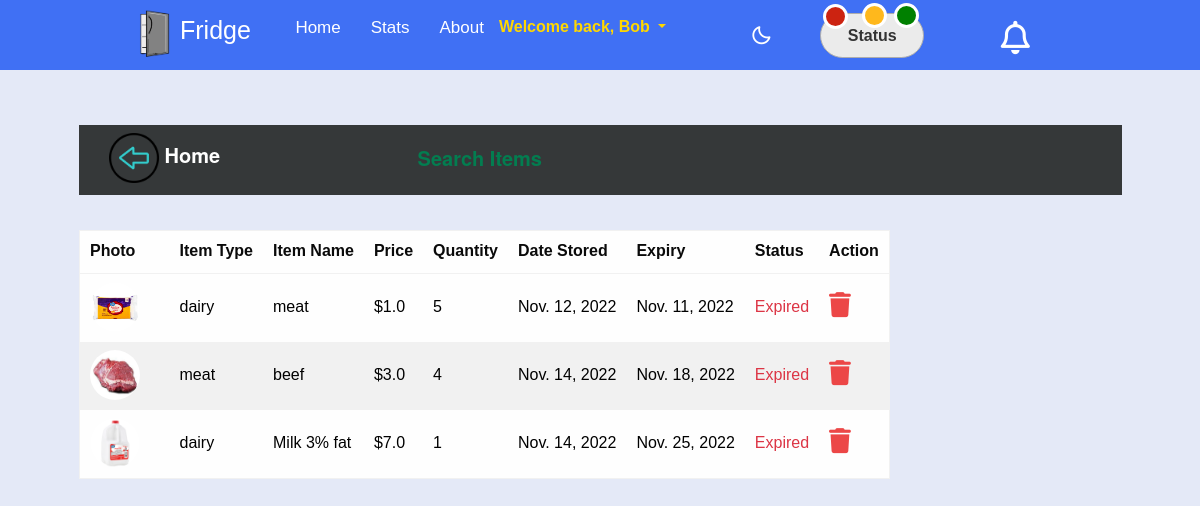
/search/ (signed in), run on an earlier commit of the app's database.
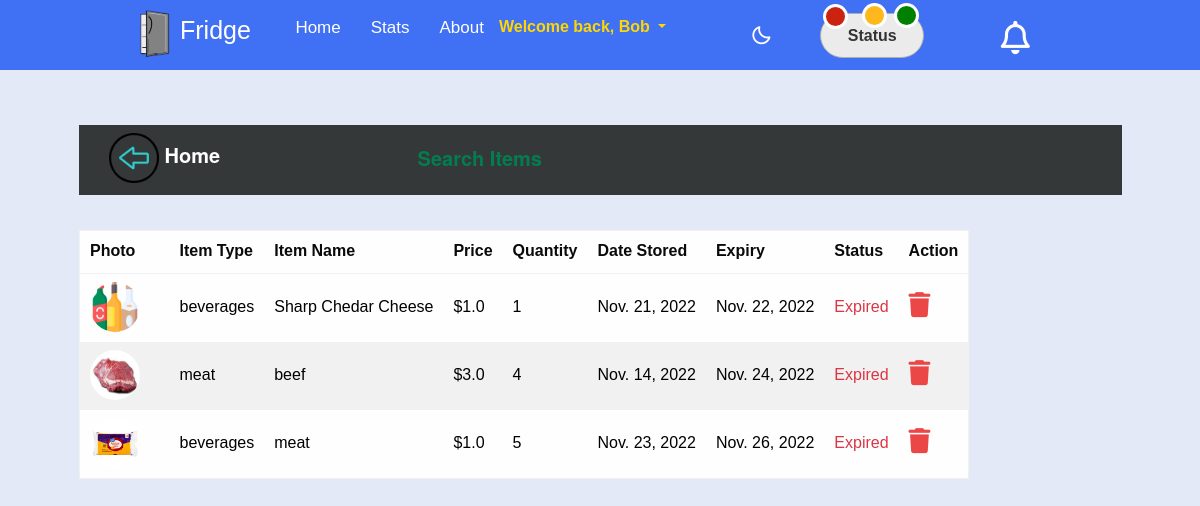
And on a later commit of the database.
### app1/models.py (models this page shows)
class Item(models.Model):
    STATUS_CHOICES1 = (
        ('dairy', 'dairy'),
        ('beverages', 'beverages'),
        ('frozen vegetables', 'frozen vegetables'),
        ('meat', 'meat'),
        ('fruits', 'fruits'),
    )
    STATUS = (
        ('Expired', 'Expired'),
        ('Warning', 'Warning'),
        ('Good', 'Good')
    )
    author = models.ForeignKey(Profile, on_delete=models.CASCADE)
    food_type = models.CharField(max_length=100, choices=STATUS_CHOICES1)
    food_title = models.CharField(max_length=120)
    photos = models.ImageField(upload_to='uploaded_images/')
    price = models.FloatField(default=0)
    quantity = models.PositiveIntegerField(null=False, default=0)
    valid_from = models.DateField(auto_now=False, auto_now_add=False)
    valid_to = models.DateField(auto_now=False, auto_now_add=False)
    timestamp = models.DateTimeField(auto_now_add=True)
    status = models.CharField(default='Good',max_length=100, choices=STATUS)
    delta = models.IntegerField(null=False, default=0)
    daystill = models.IntegerField(null=False, default=0)
    humanize_time = models.IntegerField(null=False, default=0)
    humanize_time1 = models.IntegerField(null=False, default=0)
    class Meta:
        verbose_name_plural = "Items"
    def __str__(self):
        return str(self.food_title)

### app1/views.py (the view, shortened to what this page needs)
# urls.py: path('search/', search, name='search'),
def search(request):
    items = Item.objects.order_by('valid_to')
    print(items)
    if request.method == 'POST':
        form = ItemForm(request.POST, request.FILES)
        if form.is_valid():
            form.save()
            return redirect('item_list')
    else:
        form = ItemForm()
    qs = Item.objects.filter(author=request.user.id).order_by('valid_to')
    query = request.GET.get('q')
    for item in qs:
        three_days_from_today = date.today()+timedelta(days=3)
        today = date.today()
        valid_to = item.valid_to
        if valid_to < today:
            item.status = 'Expired'
        elif valid_to <= three_days_from_today:
            item.status = 'Warning'
        else:
            item.status = 'Good'
    context = {
        "item_obj": qs,
        'form': form,
    }
    return render(request, 'search_results.html', context)

### templates/search_results.html (shortened to what this page needs)
{% extends 'base.html' %}
{% load crispy_forms_tags %}
{% block content %}
{% load static %}
    <div class="topcontainer1">
    </div>
    <div class="container">
            <thead>
                <nav class="navbar navbar-light navsearch">
                    <h5 style="color:white; font-weight:bold; font-size:20px; padding-left:30px; padding-bottom: 30px;" class="page-header"><a href="{% url 'item_list' %}"><img src="{% static 'images/left-arrow.png' %}" alt="left arrow" height="50" width="50"></a> Home</h5><h1 style="color: #037d50;
                    font-size: 20px;
                    font-weight: bolder;
                    padding-right: 580px;
                    padding-bottom: 30px;">Search Items</h1>
                <table id="table">
        <tr>
                <th onclick = "sortTable(0)" scope="col">Photo</th>
                <th onclick = "sortTable(1)" scope="col">Item Type</th>
                <th onclick = "sortTable(2)" scope="col">Item Name</th>
                <th onclick = "sortTable(3)" scope="col">Price</th>
                <th onclick = "sortTable(4)" scope="col">Quantity</th>
                <th scope="col">Date Stored</th>
                <th scope="col">Expiry</th>
                <th scope="col">Status</th>
                <th scope="col">Action</th>
        </tr>
            </thead>
                <tbody class="res">
                {% for item in item_obj %}
                    <div class="row container">
                    <tr>
                    <td style="width:90px"><img src="{{ item.photos.url }}" class="img2" alt="" style="border-radius: 50%; width:50px; height:50px;"></td>
                    <td>{{ item.food_type }}</td>
                    <td>{{ item.food_title }} </td>
                    <td>${{ item.price }}</td>
                    <td>{{ item.quantity }}</td>
                    <td>{{ item.valid_from }}</td>
                    <td>{{ item.valid_to }}</td>
                    {% if item.status == 'Good' %}
                    <td class="text-success">Good</td>
                    {% elif item.status == 'Warning' %}
                    <td class="text-warning">Warning</td>
                    {% else %}
                    <td class="text-danger">Expired</td>
                    {% endif %}
                    <td>
                        <a href="{% url 'item_delete' item.pk %}"><i class="fa-solid fa-trash" style="color:#EC4747;width: 30px; font-size:25px;"></i></a>
                    </td>
                </div>
            </div>
                    {% empty %}
                <tr>
                    <td colspan="12" class="text-center bg-warning">No data...!!!</td>
                </tr>
            {% endfor %}
{% endblock %}

### templates/base.html (shortened to what this page needs)
{% load static %}
<!DOCTYPE html>
<html>
<head>
    <link href="https://cdn.jsdelivr.net/npm/bootstrap@5.2.2/dist/css/bootstrap.min.css" rel="stylesheet"
>
    <link rel='stylesheet' href="{% static 'css/foundation.min.css' %}">
    <link rel="stylesheet" href="{% static 'css/style.css' %}">
</head>
<body class="main-pages">
{% include 'navigation.html' %}
{% block content %}
{% endblock content %}
</body>
</html>

### templates/navigation.html (shortened to what this page needs)
{% load static %}
<link rel="stylesheet" href="{% static '/css/new.css' %}">
<link rel="stylesheet" href="{% static '/css/nav.css' %}">
<link href='https://unpkg.com/boxicons@2.1.1/css/boxicons.min.css' rel='stylesheet'>
<body>
      <a class="btn btn-primary" data-bs-toggle="modal" href="#exampleModalToggle3" role="button">Good Items</a>
    <nav>
        <div class="nav-bar">
            <span class="logo navLogo"><img src="{% static 'images/Fridge_logo.png' %}" alt="Fridge Logo" width="50" height="60"><a href="/">Fridge</a></span>
            <div class="menu">
                {% if user.is_authenticated %}
                <ul class="nav-links">
                    <li><a href="{% url 'item_list' %}">Home</a></li>
                    <li><a href="{% url 'chart' %}">Stats</a></li>
                    <li><a href="{% url 'about' %}">About</a></li>
                    <div class="btn-group">
                        <button type="button" class="btn-btn navbtn dropdown-toggle" style="color: gold; font-weight: bold;" data-bs-toggle="dropdown"
                                aria-expanded="false">Welcome back, {{ user.username|capfirst }}
                        </button>
                    </div>
                </ul>
                <div class="darkLight-searchBox">
                    <div class="dark-light">
                        <i class='bx bx-moon moon'></i>
                    </div>
            </div>
            <button class="center notification icon notification1 icon btn btn-default" data-bs-toggle="modal" data-bs-target="#exampleModalToggle" style="width:15%;"> Status
                <span class="notification-number ">{{counterexpired}}</span>
            </button>
            <a class="center notification1 icon1">
                <span class="notification1-number1">{{counterwarning}}</span>
            </a>
            <a class="center notification2 icon2">
                <span class="notification2-number2">{{countergood}}</span>
            </a>
                </div>
                    {% if totalcount > 9 %}
                    <div class = "notificationbtn" data-bs-toggle="modal" data-bs-target="#exampleModalnotify" data-count={{totalcount}}>
                    <div class = "number">9<span style="padding-top: 6px;">&#43;</span></div>
                      <i class="fa-regular fa-bell"></i>
                    <div class = "box">
                    <div class = "display">
                    <div class = "nothing">
                    <i class="fas fa-child stick"></i>
                    <div class = "cent">Looks Like your all caught up!</div>
                    </div>
                    {% else %}
                    <div class = "notificationbtn" data-bs-toggle="modal" data-bs-target="#exampleModalnotify" data-count={{totalcount}}>
                        <i class="fa-regular fa-bell"></i>
                      {% endif %}
        </div>
        {% else %}
    <a href="{% url 'login' %}" class="btn btn-success" style="margin-right: 12px;">Login</a>
    <a href="{% url 'signup' %}" class="btn btn-warning ">Sign-up</a>
    {% endif %}
    </nav>
</body>

### static/css/style.css (style rules this page uses)
body { background-image: url('../images/Kitchen6.jpg'); background-position: center; background-size: cover; background-color: white; background-repeat: no-repeat; }
.res { height: 40px; color: black; }
.icon { padding: 10px; min-width: 40px; }
.btn-group { padding-right: 90px; }
.btn-group { height: 70px; }
h5 { color: #006400; }

### static/css/new.css (style rules this page uses)
#table { display: block; height: 300px; width: 100%; overflow-y: auto; overflow-x: hidden; }

### static/css/nav.css (style rules this page uses)
* { margin: 0; padding: 0; box-sizing: border-box; font-family: 'Poppins', sans-serif; transition: all 0.4s ease; ; }
:root { --body-color: #E4E9F7; --nav-color: #4070F4; --side-nav: #010718; --text-color: #FFF; --search-bar: #F2F2F2; --search-text: #010718; }
body { height: 100vh; background-color: var(--body-color); background-image: url('../images/Kitchen6.jpg'); }
nav { position: fixed; top: 0; left: 0; height: 70px; width: 100%; background-color: var(--nav-color); z-index: 100; }
nav .nav-bar { position: relative; height: 100%; max-width: 1000px; width: 100%; background-color: var(--nav-color); margin: 0 auto; padding: 0 30px; display: flex; align-items: center; justify-content: space-between; }
nav .nav-bar .logo a { font-size: 25px; font-weight: 500; color: var(--text-color); text-decoration: none; }
.nav-bar .nav-links { display: flex; align-items: center; }
.nav-bar .nav-links li { margin: 0 5px; list-style: none; }
.nav-links li a { position: relative; font-size: 17px; font-weight: 400; color: var(--text-color); text-decoration: none; padding: 10px; }
.nav-links li a::before { content: ''; position: absolute; left: 50%; bottom: 0; transform: translateX(-50%); height: 6px; width: 6px; border-radius: 50%; background-color: var(--text-color); opacity: 0; transition: all 0.3s ease; }
.nav-bar .darkLight-searchBox { display: flex; align-items: center; }
.darkLight-searchBox .dark-light, .darkLight-searchBox .searchToggle { height: 40px; width: 40px; display: flex; align-items: center; justify-content: center; margin: 0 5px; padding-right: 185px; }
.dark-light i, .searchToggle i { position: absolute; color: var(--text-color); font-size: 22px; cursor: pointer; transition: all 0.3s ease; }
.container { padding-bottom: 23px; height: 20px; padding-left: 49px; padding-right: 48px; margin-bottom: -20px; }
.topcontainer1 { padding-top: 70px; padding-left: 108px; padding-right: 105px; }
.navsearch { background-color: #353839; margin-bottom: 80px; }
* { padding: 0; margin: 0; font-family: 'IBM Plex Sans', sans-serif; }
.btn { width: 180px; position: relative; height: 50px; margin-bottom: 5px; font-size: 17px; display: inline-block; font-weight: bold; }
* { box-sizing: border-box; }
.notification.icon { position: absolute; text-align: center; font-size: 1em; color: #FFF; color: #333; background-color: #ebebeb; border: 1px solid #adadad; border-radius: 45px; height: 20px; width: 90px; padding-bottom: 33px; margin-left: 560px; margin-top: 21px; }
.notification1.icon1 { position: absolute; text-align: center; font-size: 1em; color: #333; border-radius: 45px; height: 32px; width: 90px; padding-bottom: 33px; margin-left: 657px; margin-top: 26px; }
.notification2.icon2 { position: absolute; text-align: center; font-size: 1em; border-radius: 45px; height: 32px; width: 90px; padding-bottom: 33px; margin-left: 759px; margin-top: 26px; }
.notification.icon .notification-number { position: absolute; right: 75px; top: -10px; z-index: 1; background: #cc2311; border: 3px solid #FFF; border-radius: 50%; padding-top: 5px; height: 25px; width: 25px; font-family: sans-serif; text-align: center; font-size: 15px; font-weight: 700; line-height: 10px; color: #FFF; -webkit-animation: bounce 1s infinite; }
.notification1.icon1 .notification1-number1 { position: absolute; right: 120px; top: -15px; z-index: 1; background: #FFB81C; ; border: 3px solid #FFF; border-radius: 50%; padding-top: 5px; height: 25px; width: 25px; font-family: sans-serif; text-align: center; font-size: 15px; font-weight: 700; line-height: 10px; color: #FFF; }
.notification2.icon2 .notification2-number2 { position: absolute; right: 190px; top: -15px; z-index: 1; background: green; border: 3px solid #FFF; border-radius: 50%; padding-top: 5px; height: 25px; width: 25px; font-family: sans-serif; text-align: center; font-size: 15px; font-weight: 700; line-height: 10px; color: #FFF; }

What changed in the data, as far as the page shows it:
removed Item: photos (picture), food_type "dairy", food_title "Milk 3% fat", price "7.0", quantity "1", valid_from "Nov. 14, 2022", valid_to "Nov. 25, 2022", status "Expired"
added Item: photos (picture), food_type "beverages", food_title "Sharp Chedar Cheese", price "1.0", quantity "1", valid_from "Nov. 21, 2022", valid_to "Nov. 22, 2022", status "Expired"
changed Item "beef": valid_to "Nov. 18, 2022" → "Nov. 24, 2022"; moves up the list
changed Item: food_type "dairy" → "beverages"; valid_from "Nov. 12, 2022" → "Nov. 23, 2022"; valid_to "Nov. 11, 2022" → "Nov. 26, 2022"
